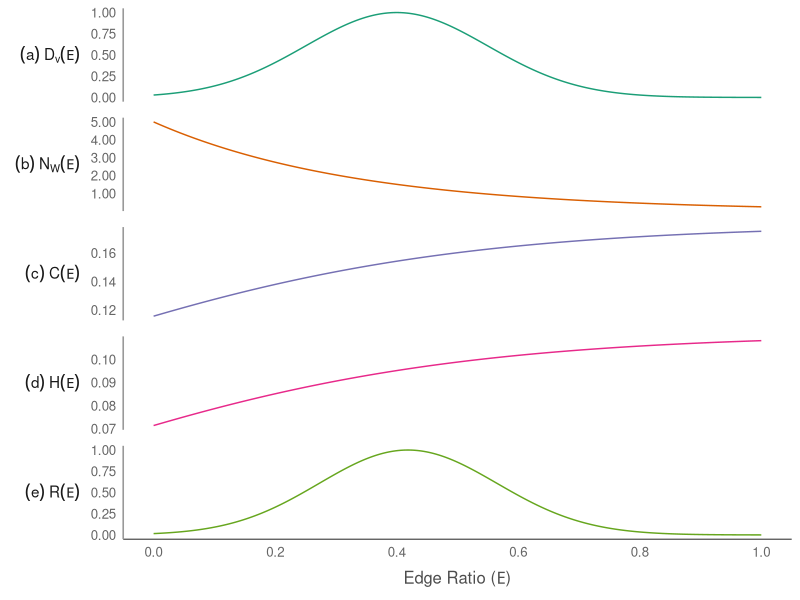

Here is the R script that generated this plot:
# Load libraries once
library(ggplot2)
library(dplyr)
library(tidyr)
library(scales)

# 1. Define Epsilon (edge ratio) instead of epsilon
Epsilon <- seq(0, 1, length.out = 500)

# 2. Parameters ------------------------------------------------------------
N_H  <- 1      # Normalized human density
N_M  <- 1      # Constant macaque density
N_W0 <- 5      # Baseline wildlife density at Epsilon = 0
k_w  <- 3      # Wildlife‐loss rate

# Mosquito biting preferences
Q_H <- 0.3
Q_M <- 0.6
Q_W <- 0.1

# Biting frequency and macaque competence
f   <- 1/3
c_M <- 0.27

# Mosquito‐density Gaussian parameters
D_max     <- 1
Epsilon_p     <- 0.4
sigma     <- 0.15

# 3. Compute each component as a function of Epsilon --------------------------

# Wildlife density: N_W(Epsilon) = N_W0 * exp(-k_w * Epsilon)
N_W <- N_W0 * exp(-k_w * Epsilon)

# Mosquito density: D_V(Epsilon) = D_max * exp(-((Epsilon - Epsilon_p)^2)/(2 * sigma^2))
D_V <- D_max * exp(-((Epsilon - Epsilon_p)^2)/(2 * sigma^2))

# Biting‐allocation denominators
denom <- (N_H * Q_H) + (N_M * Q_M) + (N_W * Q_W)

# Proportion of bites on each host
bite_H <- (N_H * Q_H) / denom
bite_M <- (N_M * Q_M) / denom
bite_W <- (N_W * Q_W) / denom

# Community competence: C(Epsilon) = c_M * (bites on macaques)
C_Epsilon <- c_M * bite_M

# Human contact rate: H(Epsilon) = f * (bites on humans)
H_Epsilon <- f * bite_H

# Unnormalized spillover risk: R(Epsilon) = D_V * N_M * C(Epsilon) * H(Epsilon)
R_Epsilon <- D_V * N_M * C_Epsilon * H_Epsilon

# Relative‐risk scaling
R_rel <- R_Epsilon / max(R_Epsilon)

# 4. Combine into a data frame (with column named 'Epsilon')
results <- data.frame(
  Epsilon                 = Epsilon,
  WildlifeDensity     = N_W,
  MosquitoDensity     = D_V,
  CommunityCompetence = C_Epsilon,
  HumanContactRate    = H_Epsilon,
  SpilloverRisk       = R_rel
)

# 5. Reshape for faceting and prepend (a)–(e) to each strip label -----------
results_long <- results %>%
  pivot_longer(cols = -Epsilon, names_to = "Metric", values_to = "Value") %>%
  mutate(Metric =
           recode(Metric,
                  "MosquitoDensity"      = "(a)~D[v](Epsilon)",
                  "WildlifeDensity"      = "(b)~N[W](Epsilon)",
                  "CommunityCompetence"  = "(c)~C(Epsilon)",
                  "HumanContactRate"     = "(d)~H(Epsilon)",
                  "SpilloverRisk"        = "(e)~R(Epsilon)"
           )
  ) %>%
  mutate(Metric = factor(Metric, levels = c(
    "(a)~D[v](Epsilon)",
    "(b)~N[W](Epsilon)",
    "(c)~C(Epsilon)",
    "(d)~H(Epsilon)",
    "(e)~R(Epsilon)"
  )))

# 6. Plot with facet labels parsed (so Greek Epsilon is rendered, and each strip shows (A)–(E)) -------------
f2 <- ggplot(results_long, aes(x = Epsilon, y = Value, group = Metric)) +
  geom_line(aes(color = Metric)) +
  facet_grid(
    rows = vars(Metric),
    scales = "free_y",
    switch = "y",
    labeller = labeller(Metric = label_parsed)
  ) +
  labs(
    x = expression("Edge Ratio (" * italic(Epsilon) * ")"),
    y = NULL
  ) +
  scale_x_continuous(breaks = pretty_breaks(n = 6)) +
  scale_y_continuous(labels = number_format(accuracy = 0.01)) +
  scale_color_brewer(palette = "Dark2") +
  theme_minimal(base_size = 12) +
  theme(
    axis.line.x       = element_line(color = "black", size = 0.3),
    axis.title.y = element_text(face = "italic"),
    panel.grid.major  = element_blank(),
    panel.grid.minor  = element_blank(),
    strip.placement   = "outside",
    strip.text.y.left = element_text(angle = 0, hjust = 1, size = 11, face = "italic"),
    strip.background  = element_blank(),
    panel.spacing     = unit(0.8, "lines"),
    legend.position   = "none",
    axis.line         = element_line(color = "grey60"),
    axis.text         = element_text(color = "grey40"),
    axis.title.x      = element_text(color = "grey30", margin = margin(t = 8)),
    panel.background = element_rect(fill = "white", color = NA),
    plot.background = element_rect(fill = "white", color = NA)
  )

ggsave("Fig2.png", 
       f2, width = 85, height = 120, units = c("mm"), dpi = 300)
